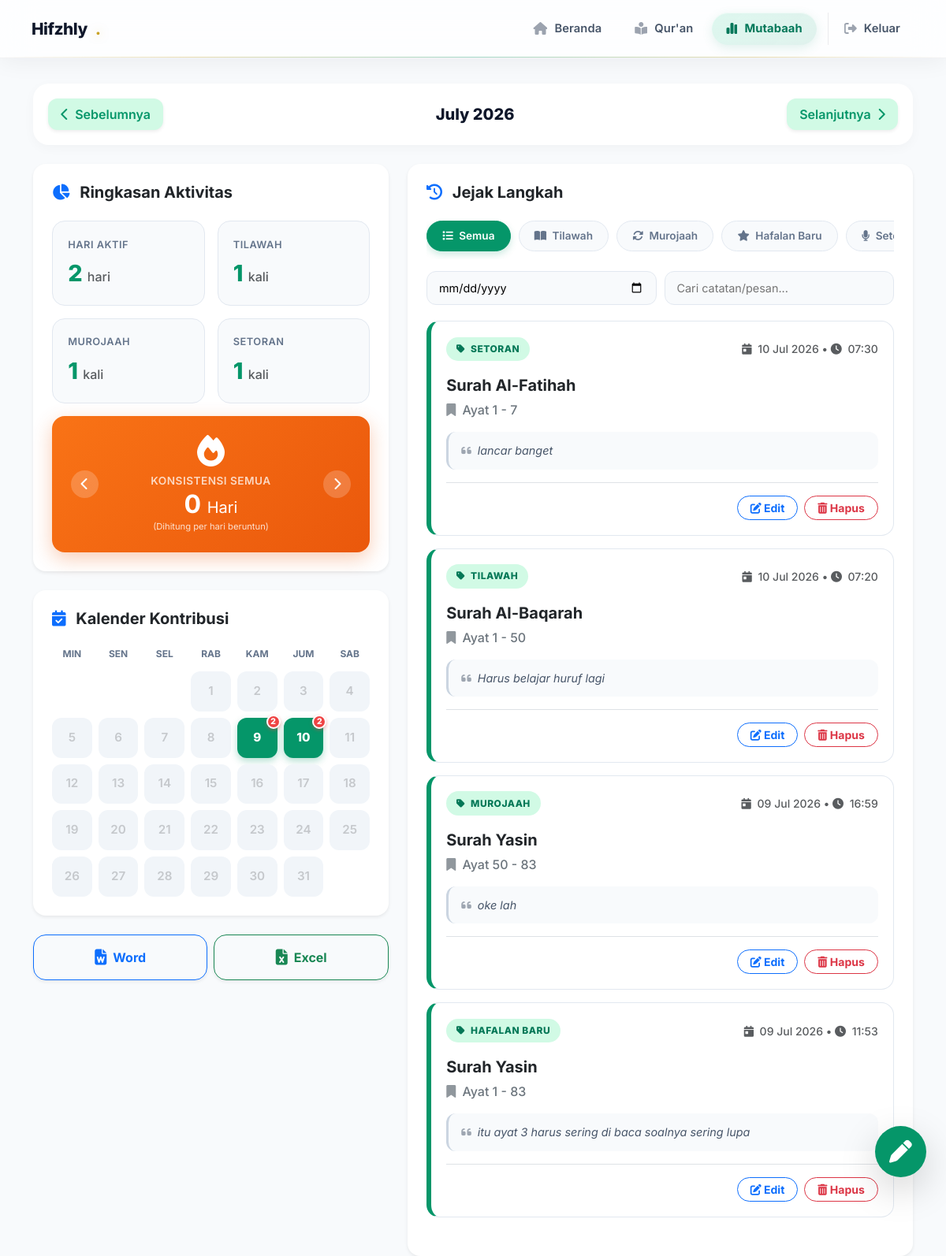
/user/mutabaah.php (signed in), run on the app's committed database.
### tables this page shows
CREATE TABLE `mutabaah` (
  `id` int(11) NOT NULL,
  `user_id` int(11) NOT NULL,
  `activity_type` enum('tilawah','murojaah','hafalan_baru','setoran') NOT NULL,
  `activity_date` date NOT NULL,
  `activity_time` time NOT NULL,
  `surah` varchar(100) NOT NULL,
  `ayah_start` int(11) NOT NULL,
  `ayah_end` int(11) NOT NULL,
  `notes` text DEFAULT NULL,
  `created_at` timestamp NULL DEFAULT current_timestamp()
);

### user/mutabaah.php (the view, shortened to what this page needs)
<?php
require_once '../config/database.php';
$user_id = $_SESSION['user_id'];
$m = isset($_GET['m']) ? (int)$_GET['m'] : (int)date('m');
$y = isset($_GET['y']) ? (int)$_GET['y'] : (int)date('Y');
$month_name = date('F Y', mktime(0, 0, 0, $m, 1, $y));
$days_in_month = cal_days_in_month(CAL_GREGORIAN, $m, $y);
$stat_q = mysqli_query($conn, "SELECT activity_type, COUNT(id) as total FROM mutabaah WHERE user_id = '$user_id' AND MONTH(activity_date) = $m AND YEAR(activity_date) = $y GROUP BY activity_type");
$stats = ['tilawah' => 0, 'murojaah' => 0, 'hafalan_baru' => 0, 'setoran' => 0];
while ($row = mysqli_fetch_assoc($stat_q)) {
    $stats[$row['activity_type']] = $row['total'];
}
$hari_aktif_q = mysqli_fetch_assoc(mysqli_query($conn, "SELECT COUNT(DISTINCT activity_date) as aktif FROM mutabaah WHERE user_id = '$user_id' AND MONTH(activity_date) = $m AND YEAR(activity_date) = $y"));
$hari_aktif = $hari_aktif_q['aktif'];
function getStreak($conn, $user_id, $type = null)
{
    $today = date('Y-m-d');
    $yesterday = date('Y-m-d', strtotime('-1 day'));
    $query = "SELECT DISTINCT activity_date FROM mutabaah WHERE user_id = '$user_id'";
    if ($type) $query .= " AND activity_type = '$type'";
    $query .= " ORDER BY activity_date DESC";
    $q_dates = mysqli_query($conn, $query);
    $user_dates = [];
    while ($r = mysqli_fetch_assoc($q_dates)) {
        $user_dates[] = $r['activity_date'];
    }
    $streak = 0;
    if (!in_array($today, $user_dates) && in_array($yesterday, $user_dates)) {
        $current_check = $yesterday;
    } else if (!in_array($today, $user_dates) && !in_array($yesterday, $user_dates)) {
        return 0;
    }
    return $streak;
}
$streak_all = getStreak($conn, $user_id);
$cal_q = mysqli_query($conn, "SELECT activity_date, COUNT(id) as jml FROM mutabaah WHERE user_id = '$user_id' AND MONTH(activity_date) = $m AND YEAR(activity_date) = $y GROUP BY activity_date");
$cal_data = [];
while ($row = mysqli_fetch_assoc($cal_q)) {
    $cal_data[$row['activity_date']] = $row['jml'];
}
$time_q = mysqli_query($conn, "SELECT * FROM mutabaah WHERE user_id = '$user_id' AND MONTH(activity_date) = $m AND YEAR(activity_date) = $y ORDER BY activity_date DESC, activity_time DESC");
$timeline = [];
while ($row = mysqli_fetch_assoc($time_q)) {
    $timeline[] = $row;
}
?>
<!DOCTYPE html>
<html lang="id">
<head>
    <link href="https://cdn.jsdelivr.net/npm/bootstrap@5.3.0/dist/css/bootstrap.min.css" rel="stylesheet">
    <link rel="stylesheet" href="https://cdnjs.cloudflare.com/ajax/libs/font-awesome/6.4.0/css/all.min.css">
</head>
<body>
    <?php include '../components/nav.php'; ?>
    <div class="container screen-area">
        <div class="month-header d-flex justify-content-between align-items-center">
            <?php
            $prev_m = $m - 1;
            $prev_y = $y;
            $next_m = $m + 1;
            $next_y = $y;
            ?>
            <a href="?m=<?= $prev_m ?>&y=<?= $prev_y ?>" class="month-nav-link shadow-sm">
                <i class="fas fa-chevron-left"></i> <span class="d-none d-md-inline">Sebelumnya</span>
            </a>
            <h2 class="mb-0 text-center flex-grow-1"><?= $month_name ?></h2>
            <a href="?m=<?= $next_m ?>&y=<?= $next_y ?>" class="month-nav-link shadow-sm">
                <span class="d-none d-md-inline">Selanjutnya</span> <i class="fas fa-chevron-right"></i>
            </a>
        </div>
        <div class="row g-4">
            <div class="col-lg-5">
                <div id="stats-grid" class="card border-0 shadow-sm rounded-4 mb-4">
                    <div class="card-body p-4">
                        <h5 class="fw-bold mb-4"><i class="fas fa-chart-pie me-2 text-primary"></i> Ringkasan Aktivitas</h5>
                        <div class="row g-3">
                            <div class="col-6">
                                <div class="stat-card">
                                    <div class="stat-label">Hari Aktif</div>
                                    <div class="stat-value"><?= $hari_aktif ?> <span class="fs-6 text-muted fw-medium">hari</span></div>
                                </div>
                            </div>
                            <div class="col-6">
                                <div class="stat-card">
                                    <div class="stat-label">Tilawah</div>
                                    <div class="stat-value"><?= $stats['tilawah'] ?> <span class="fs-6 text-muted fw-medium">kali</span></div>
                                </div>
                            </div>
                            <div class="col-6">
                                <div class="stat-card">
                                    <div class="stat-label">Murojaah</div>
                                    <div class="stat-value"><?= $stats['murojaah'] ?> <span class="fs-6 text-muted fw-medium">kali</span></div>
                                </div>
                            </div>
                            <div class="col-6">
                                <div class="stat-card">
                                    <div class="stat-label">Setoran</div>
                                    <div class="stat-value"><?= $stats['setoran'] ?> <span class="fs-6 text-muted fw-medium">kali</span></div>
                                </div>
                            </div>
                            <div class="col-12">
                                <div class="stat-card streak-card p-4 d-flex align-items-center justify-content-between">
                                    <button class="streak-nav-btn" onclick="prevStreak()"><i class="fas fa-chevron-left"></i></button>
                                    <div class="streak-anim-wrapper flex-grow-1 text-center px-2" id="streak-anim-wrapper">
                                        <i id="streak-icon" class="fas fa-fire streak-icon-anim fs-1 mb-2"></i>
                                        <div class="stat-label text-white opacity-75 mb-1" id="streak-title" style="font-size:0.85rem;">Konsistensi Semua</div>
                                        <div class="fs-2 fw-bold text-white lh-1">
                                            <span id="streak-val"><?= $streak_all ?></span> <span class="fs-5 fw-normal">Hari</span>
                                        </div>
                                        <div class="mt-1" style="font-size:0.7rem; opacity:0.8;">(Dihitung per hari beruntun)</div>
                                    </div>
                                    <button class="streak-nav-btn" onclick="nextStreak()"><i class="fas fa-chevron-right"></i></button>
                                </div>
                            </div>
                        </div>
                    </div>
                </div>
                <div id="calendar-grid" class="card border-0 shadow-sm rounded-4 mb-4">
                    <div class="card-body p-4">
                        <h5 class="fw-bold mb-4"><i class="fas fa-calendar-check me-2 text-primary"></i> Kalender Kontribusi</h5>
                        <div class="cal-grid">
                            <div class="cal-day-label">Min</div>
                            <div class="cal-day-label">Sen</div>
                            <div class="cal-day-label">Sel</div>
                            <div class="cal-day-label">Rab</div>
                            <div class="cal-day-label">Kam</div>
                            <div class="cal-day-label">Jum</div>
                            <div class="cal-day-label">Sab</div>
                            <?php
                            $first_day = date('w', mktime(0, 0, 0, $m, 1, $y));
                            for ($i = 0; $i < $first_day; $i++) echo "<div></div>";
                            for ($d = 1; $d <= $days_in_month; $d++) {
                                $date_str = sprintf("%04d-%02d-%02d", $y, $m, $d);
                                $count = isset($cal_data[$date_str]) ? $cal_data[$date_str] : 0;
                                $class = $count > 0 ? 'active' : '';
                                $badge = $count > 1 ? "<div class='cal-badge'>$count</div>" : "";
                                echo "<div class='cal-box $class' onclick='showDaily(\"$date_str\")'>
                                        <span style='opacity: " . ($class ? "1" : "0.6") . ";'>$d</span>
                                        $badge
                                      </div>";
                            }
                            ?>
                        </div>
                    </div>
                </div>
                <div class="d-flex gap-2 mb-4">
                    <a href="?export=doc&m=<?= $m ?>&y=<?= $y ?>" class="btn btn-outline-primary flex-fill rounded-4 py-3 fw-bold shadow-sm text-decoration-none d-flex justify-content-center align-items-center">
                        <i class="fas fa-file-word me-2 fs-5"></i> Word
                    </a>
                    <a href="?export=excel&m=<?= $m ?>&y=<?= $y ?>" class="btn btn-outline-success flex-fill rounded-4 py-3 fw-bold shadow-sm text-decoration-none d-flex justify-content-center align-items-center">
                        <i class="fas fa-file-excel me-2 fs-5"></i> Excel
                    </a>
                </div>
            </div>
            <div class="col-lg-7">
                <div class="card border-0 shadow-sm rounded-4">
                    <div class="card-body p-4">
                        <h5 class="fw-bold mb-4"><i class="fas fa-history me-2 text-primary"></i> Jejak Langkah</h5>
                        <div class="filter-scroll">
                            <button class="filter-btn-custom active" onclick="filterCategory('all', this)"><i class="fas fa-list me-1"></i> Semua</button>
                            <button class="filter-btn-custom" onclick="filterCategory('tilawah', this)"><i class="fas fa-book-open me-1"></i> Tilawah</button>
                            <button class="filter-btn-custom" onclick="filterCategory('murojaah', this)"><i class="fas fa-sync-alt me-1"></i> Murojaah</button>
                            <button class="filter-btn-custom" onclick="filterCategory('hafalan_baru', this)"><i class="fas fa-star me-1"></i> Hafalan Baru</button>
                            <button class="filter-btn-custom" onclick="filterCategory('setoran', this)"><i class="fas fa-microphone me-1"></i> Setoran</button>
                        </div>
                        <div class="search-box-container">
                            <input type="date" id="search_date" class="search-input" title="Cari berdasarkan tanggal" onchange="runSearchAndFilter()">
                            <input type="text" id="search_notes" class="search-input" placeholder="Cari catatan/pesan..." onkeyup="runSearchAndFilter()">
                        </div>
                        <div id="timeline-wrapper">
                            <div id="timeline-container" class="d-flex flex-column gap-3">
                                <?php foreach ($timeline as $tl):
                                    $type_label = str_replace('_', ' ', $tl['activity_type']);
                                    $safe_notes = htmlspecialchars($tl['notes'], ENT_QUOTES);
                                    $safe_surah = htmlspecialchars($tl['surah'], ENT_QUOTES);
                                ?>
                                    <div class="tl-card tl-item" data-type="<?= $tl['activity_type'] ?>" data-date="<?= $tl['activity_date'] ?>" data-notes="<?= htmlspecialchars($tl['notes']) ?>">
                                        <div class="d-flex justify-content-between align-items-center mb-3">
                                            <span class="tl-type"><i class="fas fa-tag me-1"></i> <?= $type_label ?></span>
                                            <div class="text-muted small fw-medium">
                                                <span><i class="fas fa-calendar-day me-1"></i> <?= date('d M Y', strtotime($tl['activity_date'])) ?></span> &bull;
                                                <span><i class="fas fa-clock me-1"></i> <?= date('H:i', strtotime($tl['activity_time'])) ?></span>
                                            </div>
                                        </div>
                                        <div class="fw-bold fs-5 text-dark mb-1">Surah <?= $safe_surah ?></div>
                                        <div class="text-secondary fw-medium mb-2">
                                            <i class="fas fa-bookmark me-1 opacity-75"></i> Ayat <?= $tl['ayah_start'] ?> - <?= $tl['ayah_end'] ?>
                                        </div>
                                        <?php if ($tl['notes']): ?>
                                            <div class="tl-notes"><i class="fas fa-quote-left me-2 opacity-50"></i><?= htmlspecialchars($tl['notes']) ?></div>
                                        <?php endif; ?>
                                        <div class="d-flex justify-content-end gap-2 mt-3 pt-3 border-top">
                                            <button class="btn btn-sm btn-outline-primary rounded-pill px-3 fw-bold" onclick="editAktivitas(<?= $tl['id'] ?>, '<?= $tl['activity_type'] ?>', '<?= $tl['activity_date'] ?>', '<?= $tl['activity_time'] ?>', '<?= $safe_surah ?>', <?= $tl['ayah_start'] ?>, <?= $tl['ayah_end'] ?>, '<?= $safe_notes ?>')">
                                                <i class="fas fa-edit"></i> Edit
                                            </button>
                                            <button class="btn btn-sm btn-outline-danger rounded-pill px-3 fw-bold" onclick="deleteAktivitas(<?= $tl['id'] ?>)">
                                                <i class="fas fa-trash-alt"></i> Hapus
                                            </button>
                                        </div>
                                    </div>
                                <?php endforeach; ?>
                            </div>
                        </div>
                    </div>
                </div>
            </div>
        </div>
    </div>
    <button class="fab shadow-lg" onclick="openAddModal()" title="Catat Aktivitas Baru">
        <i class="fas fa-pen"></i>
    </button>
</body>
</html>

### components/nav.php (style rules this page uses)
:root { --nav-primary: #059669; --nav-primary-light: #34d399; --nav-primary-dark: #04785a; --nav-gold: #c9a227; --nav-muted: #9ca3af; --nav-glow: rgba(5, 150, 105, 0.35); }
body { padding-bottom: calc(78px + env(safe-area-inset-bottom)); }
@media (min-width: 768px) { body { padding-bottom: 0 !important; padding-top: 82px !important; } }

### data on the page
mutabaah: activity_type "SETORAN", activity_date "10 Jul 2026", activity_time "07:30", surah "Al-Fatihah", ayah_start "1", ayah_end "7", notes "lancar banget"
mutabaah: activity_type "TILAWAH", activity_date "10 Jul 2026", activity_time "07:20", surah "Al-Baqarah", ayah_start "1", ayah_end "50", notes "Harus belajar huruf lagi"
mutabaah: activity_type "MUROJAAH", activity_date "09 Jul 2026", activity_time "16:59", surah "Yasin", ayah_start "50", ayah_end "83", notes "oke lah"
mutabaah: activity_type "HAFALAN BARU", activity_date "09 Jul 2026", activity_time "11:53", surah "Yasin", ayah_start "1", ayah_end "83", notes "itu ayat 3 harus sering di baca soalnya sering lupa"

### other printed values
$month_name "July 2026"
$hari_aktif "2"
$stats['tilawah'] "1"
$stats['murojaah'] "1"
$stats['setoran'] "1"
$streak_all "0"
$count "2"
